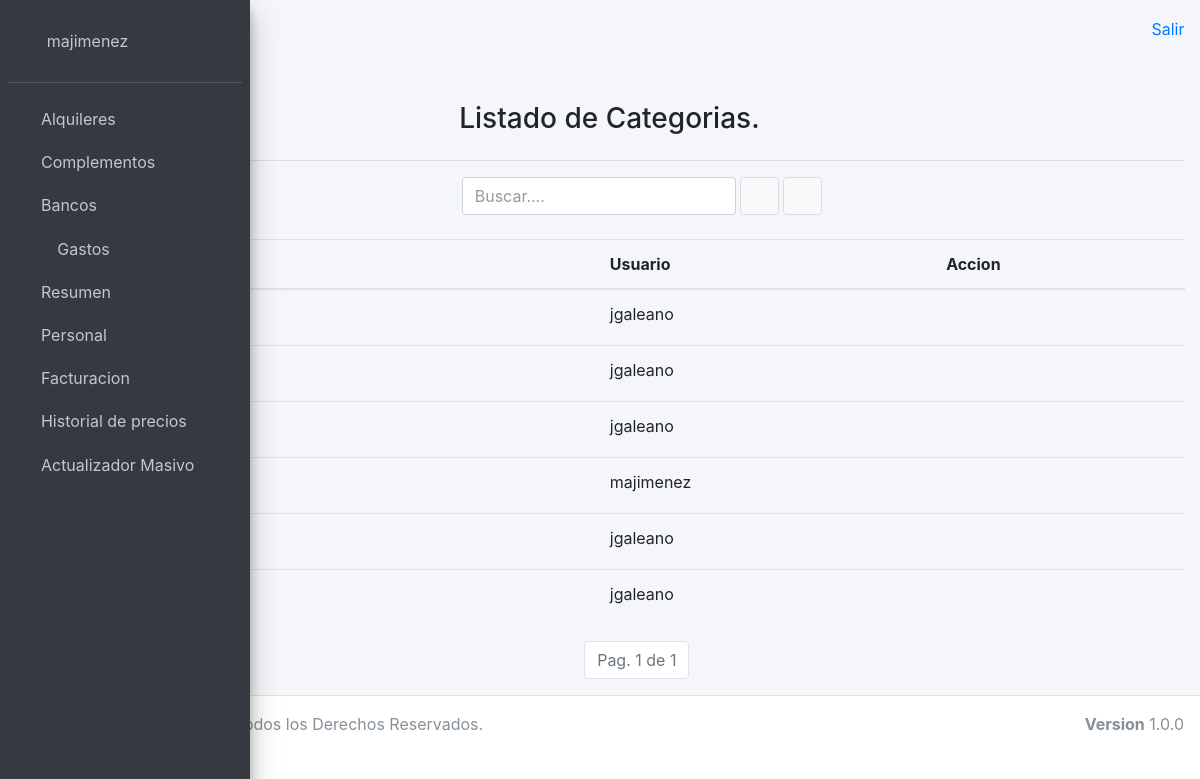
/personal/categoria/listado/ (signed in), run on the app's committed database.
### usuariosadm/models.py (models this page shows)
class UserAdm(AbstractUser):
    observacion = models.TextField(max_length=500, blank=True)

### personal/models.py (models this page shows, shortened)
class Categoria(models.Model):
    descripcion = models.CharField(
        max_length=100, unique=True, null=False, blank=False)
    usuario = models.ForeignKey(UserAdm, on_delete=models.CASCADE)
    class Meta:
        verbose_name_plural = "Categorias"

### personal/views.py (the view)
# urls.py: path('categoria/listado/', listadocagetoria, name='listadocategoria'),
@login_required(login_url='/login')
def listadocagetoria(request):
    if "txtBuscar" in request.GET:
        parametro = request.GET.get('txtBuscar')
        categoria = Categoria.objects.filter(descripcion__contains=parametro)
    else:
        categoria = Categoria.objects.all()
    paginador = Paginator(categoria, 20)
    if "page" in request.GET:
        page = request.GET.get('page')
    else:
        page = 1
    resultados = paginador.get_page(page)
    return render(
        request,
        'personal/categoria_list.html',
        {
            'resultados': resultados
        })

### templates/personal/categoria_list.html (shortened to what this page needs)
{% extends 'base.html' %}
{% block content %}
    <div class="container">
        <br>
        <div class="row">
            <div class="col-sm-4"></div>
            <div class="col-sm-4">
                <h3> Listado de Categorias. </h3>
            </div>
            <div class="col-sm-4"></div>
        </div>
        <hr>
        <form action="/personal/categoria/listado" method="GET">
            <div class="form-inline">
                <div class="col-8">
                    <input class="form-control" id="txtBuscar" name="txtBuscar" placeholder="Buscar....">
                    <button type="submit" class="btn btn-default" title="Buscar!">
                        <i class="fas fa-search"></i>
                    </button>
                    <button type="button" class="btn btn-default" title="Nueva Categoria!" onclick="location.href='/personal/categoria/nuevo'">
                        <i class="fas fa-plus"></i>
                    </button>
                </div>
            </div>
            <br>
            <table class="table table-hover">
                <thead>
                    <tr>
                        <th>Descripcion</th>
                        <th>Usuario</th>
                        <th>Accion</th>
                    </tr>
                </thead>
                <tbody>
                    {% for resultado in resultados %}
                    <tr>
                        <td>{{ resultado.descripcion.upper }}  </td>
                        <td>{{ resultado.usuario }}</td>
                        <td>
                            <button type="button" class="btn btn-link btn-sm" onclick="location.href='/personal/categoria/editar/' + {{ resultado.pk }}">
                                <i class="fas fa-pencil-alt"></i>
                            </button>
                        </td>
                    </tr>
                    {% endfor %}
                </tbody>
            </table>
            <nav aria-label="Page navigation">
                <ul class="pagination justify-content-center">
                    <li class="page-item disabled">
                        <a class="page-link">
                            Pag. {{ resultados.number }} de {{ resultados.paginator.num_pages }}
                        </a>
                    </li>
                </ul>
            </nav>
        </form>
    </div>
{% endblock %}

### templates/base.html (shortened to what this page needs)
{% load static %}
<!DOCTYPE html>
<html>
<head>
  <link rel="stylesheet" href="{% static 'plugins/fontawesome-free/css/all.min.css'%}">
  <link rel="stylesheet" href="{% static 'dist/css/ionicons.min.css'%}">
  <link rel="stylesheet" href="{% static 'plugins/sweetalert2-theme-bootstrap-4/bootstrap-4.min.css'%}">
  <link rel="stylesheet" href="{% static 'plugins/icheck-bootstrap/icheck-bootstrap.min.css'%}">
  <link rel="stylesheet" href="{% static 'plugins/jqvmap/jqvmap.min.css'%}">
  <link rel="stylesheet" href="{% static 'dist/css/adminlte.min.css'%}">
  <link rel="stylesheet" href="{% static 'plugins/overlayScrollbars/css/OverlayScrollbars.min.css'%}">
  <link rel="stylesheet" href="{% static 'plugins/daterangepicker/daterangepicker.css'%}">
  <link rel="stylesheet" href="{% static 'plugins/summernote/summernote-bs4.css'%}">
  <link rel="stylesheet" href="{% static 'plugins/select2/css/select2.min.css'%}">
  <link rel="stylesheet" href="{% static 'plugins/fullcalendar/main.min.css' %}">
  <link rel="stylesheet" href="{% static 'plugins/fullcalendar-daygrid/main.min.css' %}">
  <link rel="stylesheet" href="{% static 'plugins/fullcalendar-timegrid/main.min.css' %}">
  <link rel="stylesheet" href="{% static 'plugins/fullcalendar-bootstrap/main.min.css' %}">
  <link rel="stylesheet" href="{% static 'plugins/jquery-ui/jquery-ui.min.css' %}">
  <link rel="stylesheet" href="{% static 'plugins/tempusdominus-bootstrap-4/css/tempusdominus-bootstrap-4.min.css'%}">
</head>
<body class="hold-transition sidebar-mini layout-fixed sidebar-collapse">
<div class="wrapper">
  <aside class="main-sidebar sidebar-dark-primary elevation-4">
    <div class="sidebar">
      <div class="user-panel mt-3 pb-3 mb-3 d-flex">
        <div class="image">
        </div>
        {% if user.is_authenticated %}
          <div class="info">
            <a class="nav-link" href="/user/changepassword" tabindex="-1" aria-disabled="true">{{ user.get_username }}</a>
          </div>
        {% endif %}
      </div>
      <nav class="mt-2">
        <ul class="nav nav-pills nav-sidebar flex-column" data-widget="treeview" role="menu" data-accordion="false">
        <li class="nav-item has-treeview">
          <a href="#" class="nav-link">
            <i class="fas fa-hotel"></i>
            <p>
              Alquileres
              <i class="fas fa-angle-left right"></i>
            </p>
          </a>
        </li>
        <li class="nav-item has-treeview">
          <a href="#" class="nav-link">
            <i class="fas fa-cog"></i>
            <p>
              Complementos
              <i class="fas fa-angle-left right"></i>
            </p>
          </a>
        </li>
        <li class="nav-item has-treeview">
          <a href="/bancos/listado" class="nav-link">
            <i class="fas fa-piggy-bank"></i>
            <p>
              Bancos
            </p>
          </a>
        </li>
          <li class="nav-item has-treeview">
            <a href="#" class="nav-link">
              <i class="nav-icon fas fa-dollar-sign"></i>
              <p>
                Gastos
                <i class="fas fa-angle-left right"></i>
              </p>
            </a>
          </li>
          <li class="nav-item has-treeview">
            <a href="#" class="nav-link">
              <i class="far fa-file-alt"></i>
              <p>
                Resumen
                <i class="fas fa-angle-left right"></i>
              </p>
            </a>
          </li>
          <li class="nav-item has-treeview">
            <a href="#" class="nav-link">
              <i class="fas fa-user-tag"></i>
              <p>
                Personal
                <i class="fas fa-angle-left right"></i>
              </p>
            </a>
          </li>
          <li class="nav-item has-treeview">
            <a href="#" class="nav-link">
              <i class="fas fa-hand-holding-usd"></i>
              <p>
                Facturacion
                <i class="fas fa-angle-left right"></i>
              </p>
            </a>
          </li>
          <li class="nav-item has-treeview">
            <a href="/historial/precios" class="nav-link">
              <i class="fas fa-history"></i>
              <p>
                Historial de precios
              </p>
            </a>
          </li>
          <li class="nav-item has-treeview">
            <a href="/facturas/actualizadormasivo/" class="nav-link">
              <i class="fas fa-grip-vertical"></i>
              <p>
                Actualizador Masivo
              </p>
            </a>
          </li>
        </ul>
      </nav>
    </div>
  </aside>
  <div class="content-wrapper">
    <div class="content-header">
      <div class="container-fluid">
        <div class="row mb-2">
          <div class="col-sm-6">
              <a class="nav-link" data-widget="pushmenu" href="#"></a>
          </div>
          <div class="col-sm-6">
            <ol class="breadcrumb float-sm-right">
              <a class="breadcrumb-item" href="/salir">Salir</a>
            </ol>
          </div>
        </div>
      </div>
    </div>
    <section class="content">
      <div class="container-fluid">
        <div class="row">
          {%block content %}
          {% endblock %}
        </div>
      </div>
    </section>
  </div>
  <footer class="main-footer">
    <strong>Copyright &copy; 2023 </strong>
    Todos los Derechos Reservados.
    <div class="float-right d-none d-sm-inline-block">
      <b>Version</b> 1.0.0
    </div>
  </footer>
</div>
</body>
</html>

### data on the page
UserAdm: get_username "majimenez"
Categoria: usuario "jgaleano"
Categoria: usuario "jgaleano"
Categoria: usuario "jgaleano"
Categoria: usuario "majimenez"
Categoria: usuario "jgaleano"
Categoria: usuario "jgaleano"

### other printed values
{{ resultados.number }} "1"
{{ resultados.paginator.num_pages }} "1"
